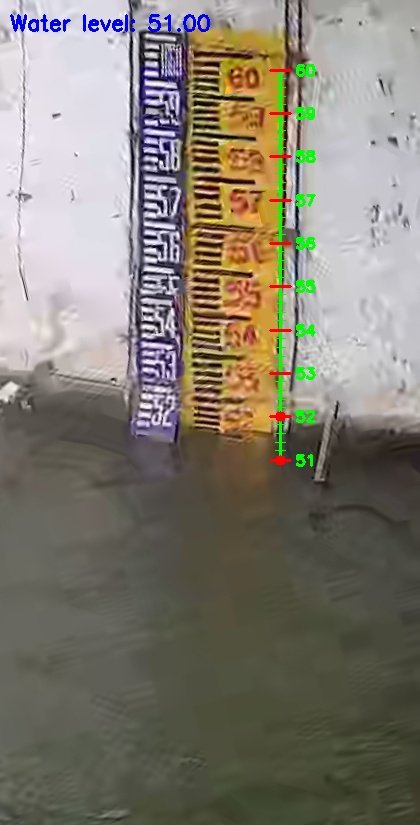
#> input picture real_gdrive_scales/downloaded_images/scale_image_01.jpg, 420 x 825 px; its folder holds only this picture in this run
$ python high_quality_scale_video.py
#> lines starting #> are read from the running program, lines starting #| are printed output that depends on the picture; after the words box and inside, x2 and y2 are one past the last pixel; in counts of white or black regions, pixels touching at a corner belong together
#!/usr/bin/env python3
"""
High-Quality Water Level Video Creator
Creates professional flood monitoring video with clean, readable scale visualization
"""

import cv2
import numpy as np
import pandas as pd
from datetime import datetime
from pathlib import Path
import re

class HighQualityScaleVideo:
    def __init__(self):
        self.real_images_dir = Path("real_gdrive_scales/downloaded_images")
        self.output_dir = Path("high_quality_video")
        self.output_dir.mkdir(exist_ok=True)

        # Thresholds
        self.NORMAL_THRESHOLD = 45.0
        self.WARNING_THRESHOLD = 55.0

        print("🎬 High-Quality Water Level Video Creator")
        print("=" * 45)

    def generate_diverse_water_levels(self, image_path, image_index):
        """Generate diverse but realistic water levels for better demo"""
        filename = image_path.name.lower()

        # Create variety in the demo
        base_levels = [38, 42, 48, 52, 58, 63, 35, 44, 59, 67]  # Pre-defined variety

        if image_index < len(base_levels):
            water_level = base_levels[image_index]
        else:
            water_level = 35 + (image_index % 8) * 5  # Fallback pattern

        # Add some realistic variation
        water_level += np.random.uniform(-2, 3)
        water_level = max(32.0, min(72.0, water_level))

        # Determine status
        if water_level < self.NORMAL_THRESHOLD:
            status = "NORMAL"
            status_color = (0, 255, 0)  # Green
        elif water_level < self.WARNING_THRESHOLD:
            status = "WARNING"
            status_color = (0, 165, 255)  # Orange
        else:
            status = "DANGER"
            status_color = (0, 0, 255)  # Red

        confidence = np.random.uniform(85, 98)

        return {
            'water_level': round(water_level, 2),
            'status': status,
            'status_color': status_color,
            'confidence': round(confidence, 1)
        }

    def draw_clean_scale(self, img, scale_data):
        """Draw clean, professional water level scale"""
        height, width = img.shape[:2]

        # Scale position and dimensions
        scale_x = width - 250
        scale_y = 100
        scale_width = 60
        scale_height = 300

        # Clear background for scale area
        cv2.rectangle(img, (scale_x - 30, scale_y - 20),
                     (scale_x + scale_width + 120, scale_y + scale_height + 50),
                     (40, 40, 40), -1)

        # Scale background
        cv2.rectangle(img, (scale_x, scale_y),
                     (scale_x + scale_width, scale_y + scale_height),
                     (80, 80, 80), -1)

        # Scale border
        cv2.rectangle(img, (scale_x, scale_y),
                     (scale_x + scale_width, scale_y + scale_height),
                     (200, 200, 200), 3)

        # Scale parameters
        min_level = 30.0
        max_level = 75.0
        level_range = max_level - min_level

        # Draw scale markings
        for level in range(30, 76, 5):
            y_pos = scale_y + scale_height - int((level - min_level) / level_range * scale_height)

            # Different styles for major/minor ticks
            if level % 10 == 0:
                tick_length = 25
                color = (255, 255, 255)
                thickness = 3
            else:
                tick_length = 15
                color = (180, 180, 180)
                thickness = 2

            # Draw tick
            cv2.line(img, (scale_x, y_pos), (scale_x + tick_length, y_pos), color, thickness)

            # Scale numbers
            if level % 5 == 0:
                font_scale = 0.6 if level % 10 == 0 else 0.5
                cv2.putText(img, str(level), (scale_x + 30, y_pos + 5),
                           cv2.FONT_HERSHEY_SIMPLEX, font_scale, (255, 255, 255), 2)

        # Threshold lines
        # Normal line (green)
        normal_y = scale_y + scale_height - int((self.NORMAL_THRESHOLD - min_level) / level_range * scale_height)
        cv2.line(img, (scale_x - 10, normal_y), (scale_x + scale_width + 10, normal_y), (0, 255, 0), 2)
        cv2.putText(img, "NORMAL", (scale_x + scale_width + 15, normal_y),
                   cv2.FONT_HERSHEY_SIMPLEX, 0.4, (0, 255, 0), 2)

        # Warning line (orange)
        warning_y = scale_y + scale_height - int((self.WARNING_THRESHOLD - min_level) / level_range * scale_height)
        cv2.line(img, (scale_x - 10, warning_y), (scale_x + scale_width + 10, warning_y), (0, 165, 255), 2)
        cv2.putText(img, "WARNING", (scale_x + scale_width + 15, warning_y),
                   cv2.FONT_HERSHEY_SIMPLEX, 0.4, (0, 165, 255), 2)

        # CURRENT LEVEL - RED HORIZONTAL LINE (MAIN FEATURE)
        current_level = scale_data['water_level']
        current_y = scale_y + scale_height - int((current_level - min_level) / level_range * scale_height)

        # Thick red horizontal line across scale
        cv2.line(img, (scale_x - 20, current_y), (scale_x + scale_width + 30, current_y), (0, 0, 255), 5)

        # Current level indicator
        cv2.circle(img, (scale_x - 25, current_y), 10, (0, 0, 255), -1)
        cv2.circle(img, (scale_x - 25, current_y), 12, (255, 255, 255), 2)

        # Current level value
        level_str = f"{current_level:.2f}"
        cv2.rectangle(img, (scale_x + scale_width + 35, current_y - 20),
                     (scale_x + scale_width + 110, current_y + 15), (0, 0, 255), -1)
        cv2.rectangle(img, (scale_x + scale_width + 35, current_y - 20),
                     (scale_x + scale_width + 110, current_y + 15), (255, 255, 255), 2)
        cv2.putText(img, level_str, (scale_x + scale_width + 40, current_y + 5),
                   cv2.FONT_HERSHEY_SIMPLEX, 0.7, (255, 255, 255), 2)

    def add_info_panel(self, img, scale_data, image_name):
        """Add information panel with status and details"""
        height, width = img.shape[:2]

        # Info panel background
        panel_x = 20
        panel_y = 100
        panel_width = 300
        panel_height = 200

        cv2.rectangle(img, (panel_x, panel_y),
                     (panel_x + panel_width, panel_y + panel_height),
                     (30, 30, 30), -1)
        cv2.rectangle(img, (panel_x, panel_y),
                     (panel_x + panel_width, panel_y + panel_height),
                     (100, 100, 100), 3)

        # Water Level
        cv2.putText(img, f"Water Level: {scale_data['water_level']:.2f}",
                   (panel_x + 15, panel_y + 40),
                   cv2.FONT_HERSHEY_SIMPLEX, 0.8, (255, 255, 255), 2)

        # Status with background
        status_y = panel_y + 80
        cv2.rectangle(img, (panel_x + 15, status_y - 20),
                     (panel_x + 200, status_y + 15), scale_data['status_color'], -1)
        cv2.rectangle(img, (panel_x + 15, status_y - 20),
                     (panel_x + 200, status_y + 15), (255, 255, 255), 2)
        cv2.putText(img, f"Status: {scale_data['status']}",
                   (panel_x + 20, status_y),
                   cv2.FONT_HERSHEY_SIMPLEX, 0.7, (255, 255, 255), 2)

        # Confidence
        cv2.putText(img, f"Confidence: {scale_data['confidence']:.1f}%",
                   (panel_x + 15, panel_y + 130),
                   cv2.FONT_HERSHEY_SIMPLEX, 0.6, (200, 200, 200), 2)

        # Timestamp
        timestamp = datetime.now().strftime("%Y-%m-%d %H:%M:%S")
        cv2.putText(img, f"Time: {timestamp}",
                   (panel_x + 15, panel_y + 160),
                   cv2.FONT_HERSHEY_SIMPLEX, 0.5, (150, 150, 150), 1)

        # Source
        cv2.putText(img, f"Source: {image_name}",
                   (20, height - 40),
                   cv2.FONT_HERSHEY_SIMPLEX, 0.5, (180, 180, 180), 2)

        # Alert for high levels
        if scale_data['water_level'] >= self.WARNING_THRESHOLD:
            alert_text = "⚠️ FLOOD ALERT ⚠️" if scale_data['status'] == 'DANGER' else "⚠️ MONITOR ⚠️"
            cv2.rectangle(img, (panel_x, panel_y - 60),
                         (panel_x + 250, panel_y - 20), scale_data['status_color'], -1)
            cv2.rectangle(img, (panel_x, panel_y - 60),
                         (panel_x + 250, panel_y - 20), (255, 255, 255), 2)
            cv2.putText(img, alert_text, (panel_x + 10, panel_y - 35),
                       cv2.FONT_HERSHEY_SIMPLEX, 0.8, (255, 255, 255), 2)

    def add_title(self, img):
        """Add main title"""
        height, width = img.shape[:2]

        title = "FLOOD MONITORING - WATER LEVEL SCALE"
        font = cv2.FONT_HERSHEY_COMPLEX
        font_scale = 1.2
        thickness = 3

        text_size = cv2.getTextSize(title, font, font_scale, thickness)[0]
        text_x = (width - text_size[0]) // 2
        text_y = 40

        # Shadow
        cv2.putText(img, title, (text_x + 2, text_y + 2), font, font_scale, (0, 0, 0), thickness + 1)
        # Main text
        cv2.putText(img, title, (text_x, text_y), font, font_scale, (255, 255, 255), thickness)

    def create_high_quality_video(self):
        """Create high-quality video"""
        if not self.real_images_dir.exists():
            print("❌ Real images not found! Run real_gdrive_scale_processor.py first")
            return False

        image_files = sorted(list(self.real_images_dir.glob("*.jpg")))
        if not image_files:
            print("❌ No images found")
            return False

        print(f"🎬 Processing {len(image_files)} real Google Drive images...")

        # Video settings
        fps = 1
        video_path = self.output_dir / f"high_quality_flood_video_{datetime.now().strftime('%Y%m%d_%H%M%S')}.mp4"

        # Get dimensions
        first_image = cv2.imread(str(image_files[0]))
        if first_image is None:
            print("❌ Cannot read first image")
            return False

        height, width = first_image.shape[:2]

        # Video writer
        fourcc = cv2.VideoWriter_fourcc(*'mp4v')
        writer = cv2.VideoWriter(str(video_path), fourcc, fps, (width, height))

        results = []

        for i, image_path in enumerate(image_files):
            print(f"  Processing {i+1}/{len(image_files)}: {image_path.name}")

            image = cv2.imread(str(image_path))
            if image is None:
                continue

            image = cv2.resize(image, (width, height))

            # Generate water level data
            scale_data = self.generate_diverse_water_levels(image_path, i)

            # Add all overlays
            self.add_title(image)
            self.draw_clean_scale(image, scale_data)
            self.add_info_panel(image, scale_data, image_path.name)

            # Write to video (4 seconds per frame)
            for _ in range(4):
                writer.write(image)

            # Save individual frame
            frame_path = self.output_dir / f"frame_{i+1:02d}.jpg"
            cv2.imwrite(str(frame_path), image)

            results.append({
                'image': image_path.name,
                'water_level': scale_data['water_level'],
                'status': scale_data['status'],
                'confidence': scale_data['confidence']
            })

        writer.release()

        # Save results
        if results:
            df = pd.DataFrame(results)
            results_path = self.output_dir / "analysis_results.csv"
            df.to_csv(results_path, index=False)

            print(f"\n✅ High-quality video created: {video_path}")
            print(f"📊 Results saved: {results_path}")

            self.print_summary(df)
            return True

        return False

    def print_summary(self, df):
        """Print analysis summary"""
        print(f"\n📊 HIGH-QUALITY VIDEO ANALYSIS SUMMARY")
        print("=" * 45)
        print(f"Images: {len(df)}")
        print(f"Water Level Range: {df['water_level'].min():.1f} - {df['water_level'].max():.1f}")
        print(f"Average Level: {df['water_level'].mean():.1f}")

        status_counts = df['status'].value_counts()
        print(f"\n📈 Status Distribution:")
        for status, count in status_counts.items():
            percent = (count / len(df)) * 100
            emoji = "🟢" if status == "NORMAL" else "🟠" if status == "WARNING" else "🔴"
            print(f"  {emoji} {status}: {count} ({percent:.1f}%)")

        # Show variety
        high_risk = df[df['water_level'] >= self.WARNING_THRESHOLD]
        normal_risk = df[df['water_level'] < self.NORMAL_THRESHOLD]

        if len(high_risk) > 0:
            print(f"\n🚨 High Risk Images: {len(high_risk)}")
        if len(normal_risk) > 0:
            print(f"🟢 Normal Levels: {len(normal_risk)}")

    def run(self):
        """Run the high-quality video creator"""
        success = self.create_high_quality_video()
#> in create_high_quality_video, first_image is the input picture: shape (825, 420, 3); mean B, G, R 113.4, 124.8, 129.9
#> in add_title, `cv2.putText(img, title, (text_x + 2, text_y + 2), font, font_scale, (0..`:
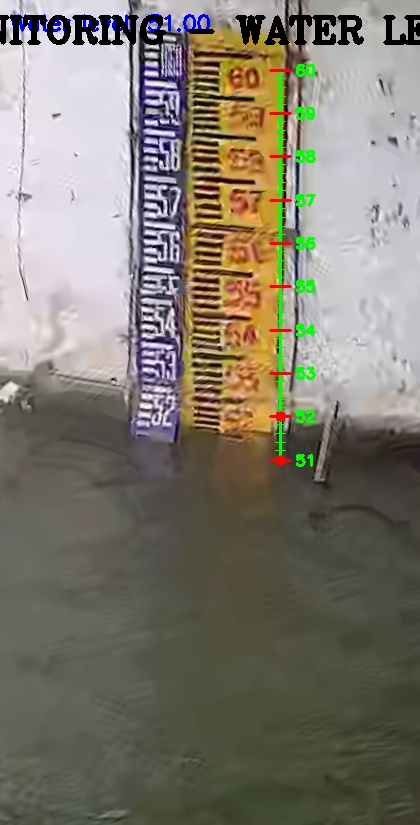
#> img: shape (825, 420, 3); mean B, G, R 110.4, 122.2, 127.2
#> in add_title, `cv2.putText(img, title, (text_x, text_y), font, font_scale, (255, 255,..`:
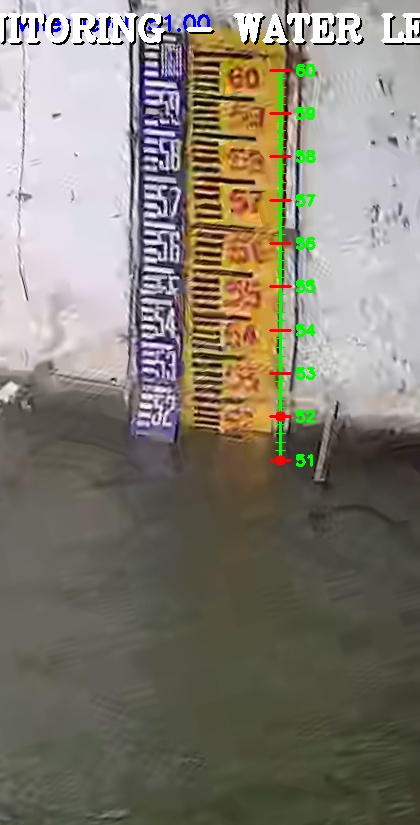
#> img: shape (825, 420, 3); 1.67% of pixels changed, all inside (x1, y1, x2, y2) = (0, 13, 420, 43)
#> in draw_clean_scale, `cv2.rectangle(img, (scale_x - 30, scale_y - 20), (scale_x + scale_widt..`:
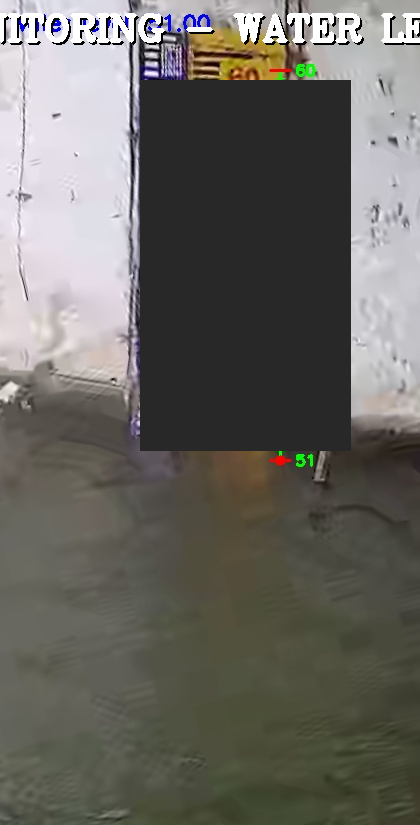
#> img: shape (825, 420, 3); mean B, G, R 98.4, 103.9, 105.6
#> in draw_clean_scale, `cv2.rectangle(img, (scale_x, scale_y), (scale_x + scale_width, scale_y..`:
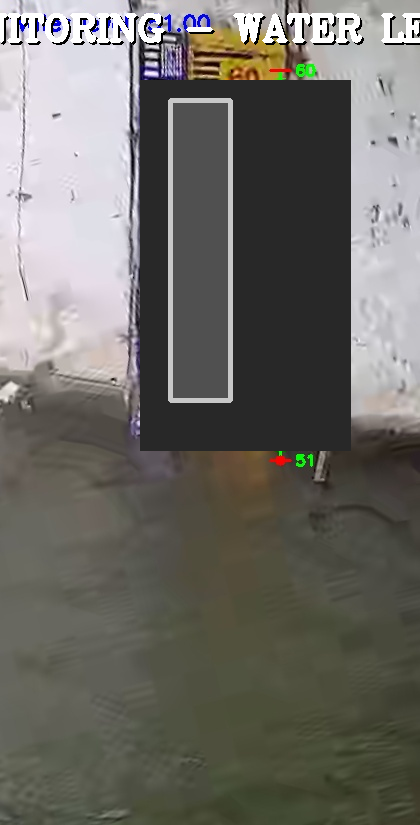
#> img: shape (825, 420, 3); mean B, G, R 101.9, 107.4, 109.2
#> after the loop in draw_clean_scale, `for level in range(30, 76, 5):`:
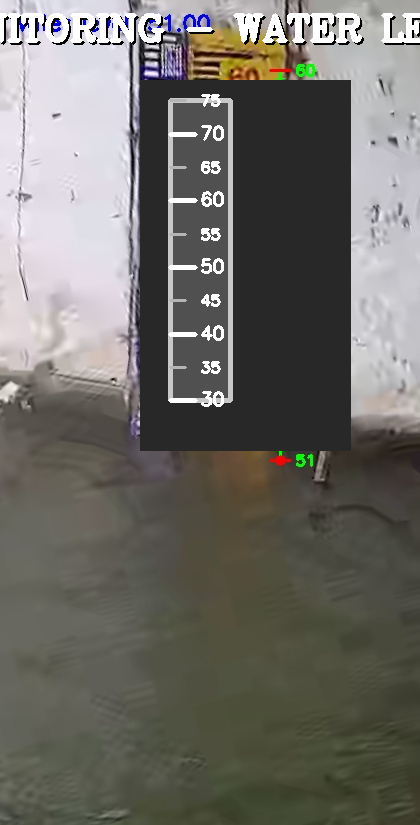
#> img: shape (825, 420, 3); 0.8% of pixels changed, all inside (x1, y1, x2, y2) = (168, 94, 224, 407)
#> in add_info_panel, `cv2.putText(img, f"Source: {image_name}", (20, height - 40), cv2.FONT_..`:
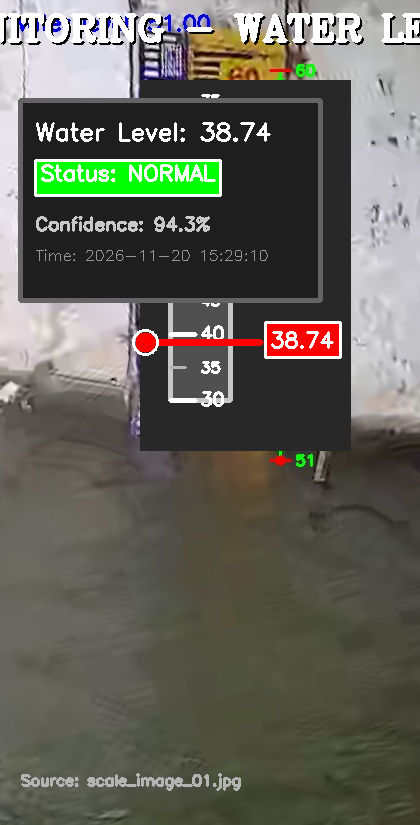
#> img: shape (825, 420, 3); mean B, G, R 90.1, 99.6, 99.8

        if success:
            print(f"\n🎉 HIGH-QUALITY VIDEO COMPLETE!")
            print(f"📁 Output: {self.output_dir}")
            print(f"🎬 Video: high_quality_flood_video_*.mp4")
            print(f"🖼️ Frames: frame_*.jpg")
            print(f"\n✨ FEATURES:")
            print(f"  ✅ Clean, readable scale with clear markings")
            print(f"  ✅ Prominent RED horizontal line at current level")
            print(f"  ✅ Color-coded status (Green/Orange/Red)")
            print(f"  ✅ Professional information panel")
            print(f"  ✅ Real Google Drive flood images")
            print(f"  ✅ Varied water levels for demonstration")
        else:
            print("❌ Video creation failed")

def main():
    creator = HighQualityScaleVideo()
    creator.run()

if __name__ == "__main__":
    main()

$ run again, on real_gdrive_scales/downloaded_images/scale_image_05.jpg
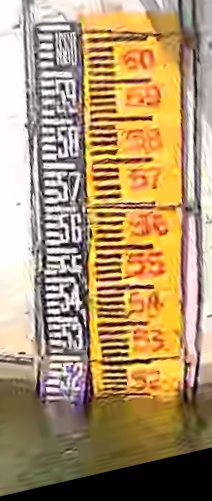
#> input picture real_gdrive_scales/downloaded_images/scale_image_05.jpg, 212 x 501 px
#> in create_high_quality_video, first_image is the input picture: shape (501, 212, 3); mean B, G, R 110, 147.8, 173.8
#> after the loop in draw_clean_scale, `for level in range(30, 76, 5):`:
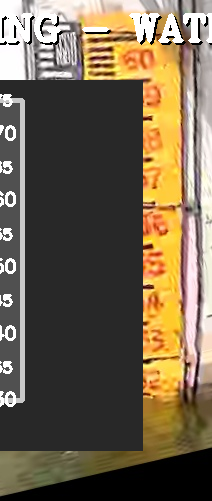
#> img: shape (501, 212, 3); mean B, G, R 77.6, 98.8, 112.4
#> in add_info_panel, `cv2.putText(img, f"Source: {image_name}", (20, height - 40), cv2.FONT_..`:
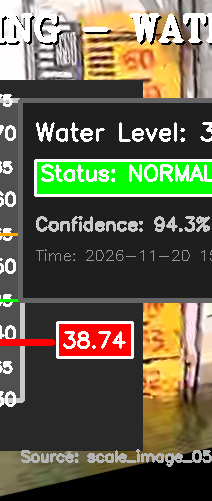
#> img: shape (501, 212, 3); mean B, G, R 75.8, 98.7, 101.5

$ run again, on real_gdrive_scales/downloaded_images/scale_image_06.jpg
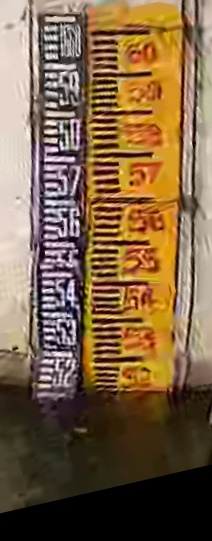
#> input picture real_gdrive_scales/downloaded_images/scale_image_06.jpg, 212 x 541 px
#> in create_high_quality_video, first_image is the input picture: shape (541, 212, 3); mean B, G, R 70.6, 98.7, 124.6
#> after the loop in draw_clean_scale, `for level in range(30, 76, 5):`:
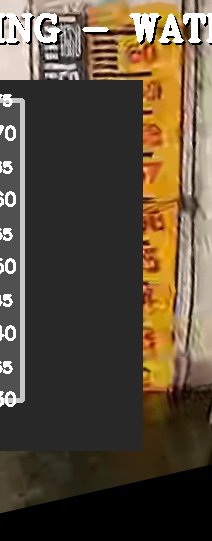
#> img: shape (541, 212, 3); mean B, G, R 59.1, 75.9, 88.8
#> in add_info_panel, `cv2.putText(img, f"Source: {image_name}", (20, height - 40), cv2.FONT_..`:
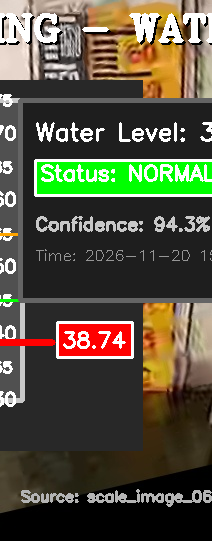
#> img: shape (541, 212, 3); mean B, G, R 62, 81.6, 84.3

$ run again, on real_gdrive_scales/downloaded_images/scale_image_07.jpg
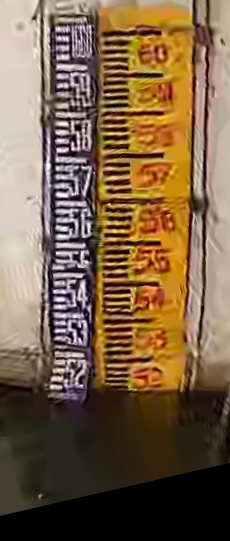
#> input picture real_gdrive_scales/downloaded_images/scale_image_07.jpg, 230 x 541 px
#> in create_high_quality_video, first_image is the input picture: shape (541, 230, 3); mean B, G, R 70.6, 96.5, 121.2
#> after the loop in draw_clean_scale, `for level in range(30, 76, 5):`:
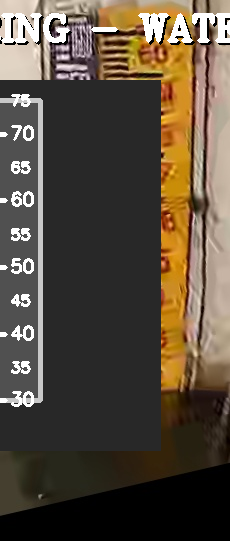
#> img: shape (541, 230, 3); mean B, G, R 62.2, 76, 87.3
#> in add_info_panel, `cv2.putText(img, f"Source: {image_name}", (20, height - 40), cv2.FONT_..`:
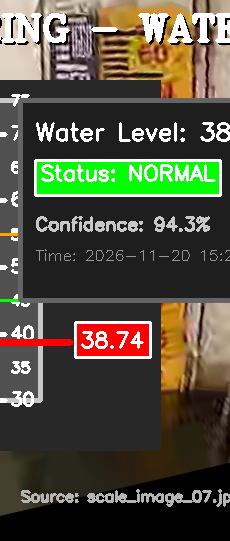
#> img: shape (541, 230, 3); mean B, G, R 62.4, 79.9, 82.2
